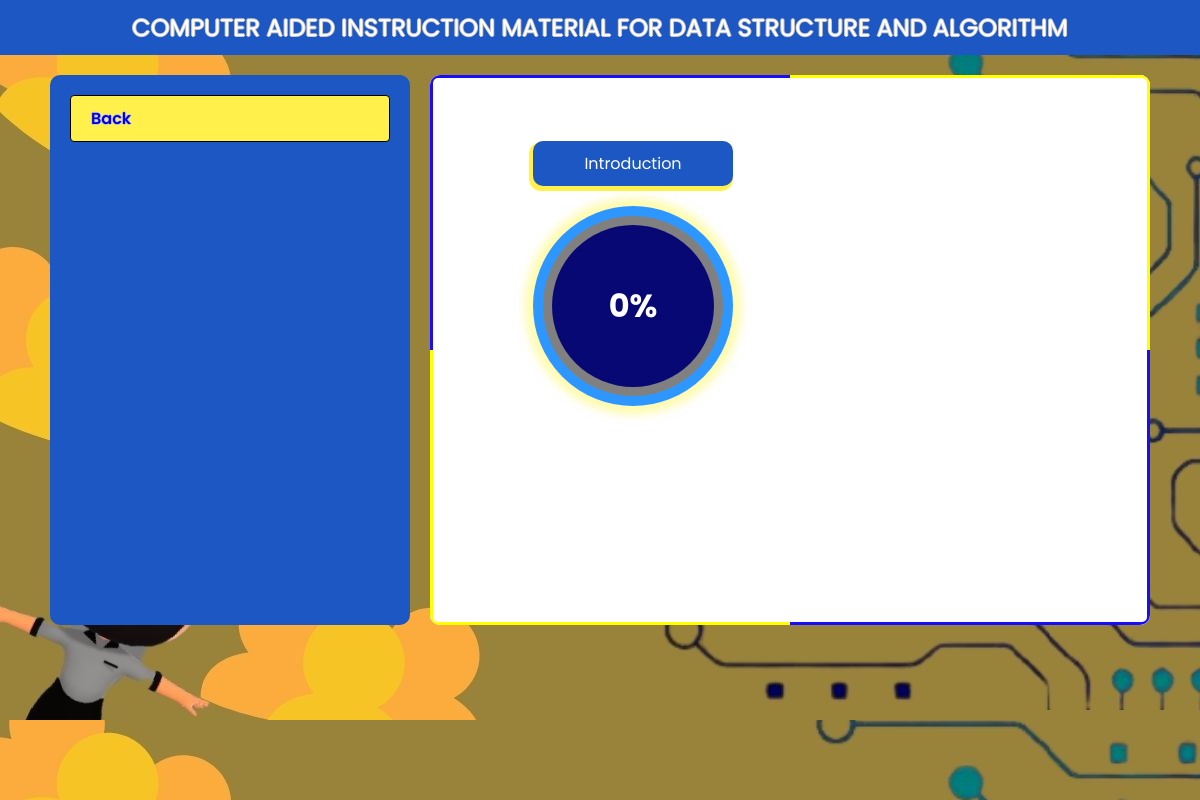
Page /mastery (signed in) on the earlier database version.
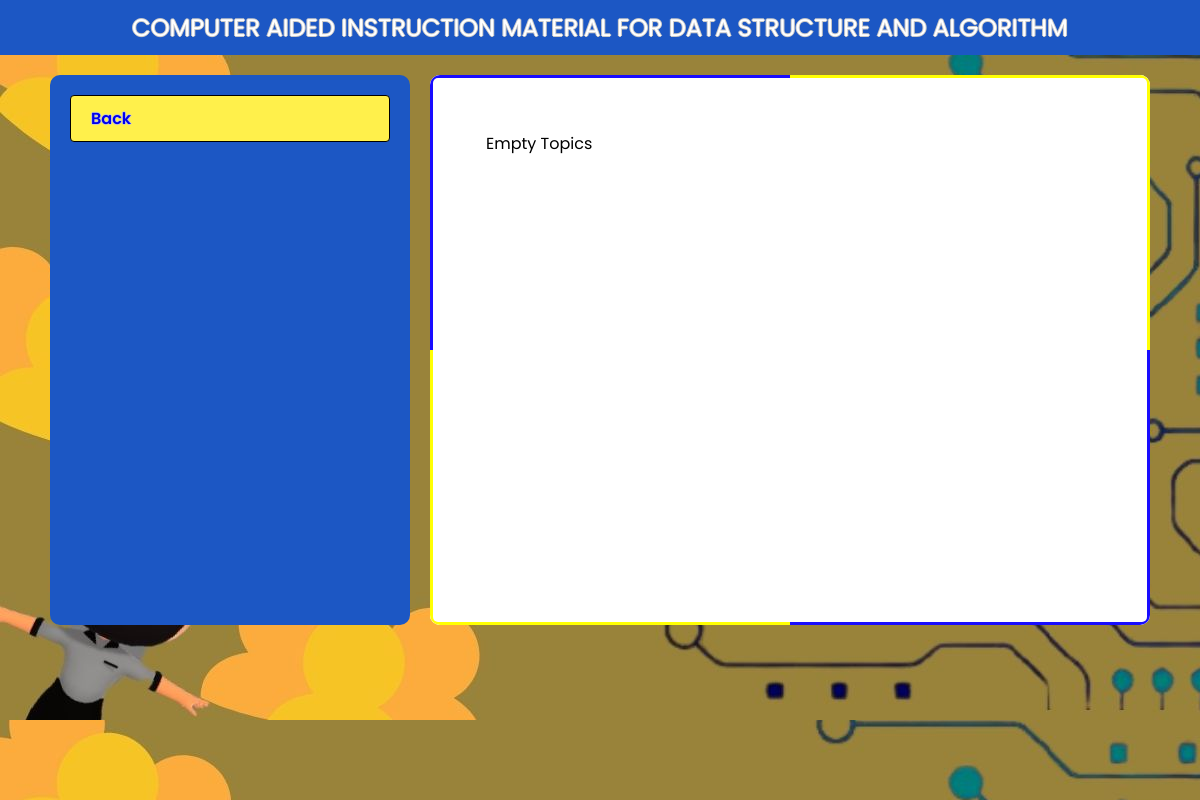
Same page on the later database version.
### tables this page shows
CREATE TABLE `topics` (
  `id` int(11) NOT NULL,
  `title` varchar(1000) NOT NULL
);

### db/TopicDb.php (called while the page is built, shortened)
<?php
require_once 'autoload.php';
class TopicDb
{
    public static function getAllTopics()
    {
        $conn = Database::open();
        $stmt = $conn->prepare("SELECT * FROM topics");
        $stmt->execute();
        $result = $stmt->get_result();
        $topics = array();
        while ($data = $result->fetch_assoc()) {
            $topic = new Topic($data['title']);
            $topic->setId($data['id']);
            array_push($topics, $topic);
        }
        if ($topics == null) {
            throw new Exception('Empty Topics');
        }
        return $topics;
    }
}

### autoload.php (called while the page is built, shortened)
<?php
spl_autoload_register(function ($className) {
    $file = __DIR__ . '\\' . $className . '.php';
    $file = str_replace('\\', DIRECTORY_SEPARATOR, $file);
});

### model/module/Topic.php (called while the page is built, shortened)
<?php
class Topic
{
    private $title;
    public function __construct($title)
    {
        $this->title = $title;
    }
    public function getTitle()
    {
        return $this->title;
    }
}

### db/MasteryDb.php (called while the page is built, shortened)
<?php
class MasteryDb
{
    public static function getPercent($topicId)
    {
        try {
            $userId = $_SESSION['userId'];
            $connection = Database::open();
            $stmt = $connection->prepare("SELECT * from mastery where user_id = ? and topic_id = ?	group by step");
            $stmt->bind_param(
                "sd",
                $userId,
                $topicId
            );
            $stmt->execute();
            $result = $stmt->get_result();
            $totalStep = 0;
            $stmt = $connection->prepare("SELECT * from content where topics = ?");
            $stmt->bind_param(
                "d",
                $topicId
            );
            $stmt->execute();
            $result = $stmt->get_result();
            $totalContent = 0;
            while ($data = $result->fetch_assoc()) {
                $totalContent++;
            }
            if ($totalContent == 0 || $totalStep == 0) {
                throw new Exception('Content is zero');
            }
            return ($totalStep / $totalContent) * 100;
        } catch (Exception $e) {
            return 0;
        }
    }
}

### views/my-progess.php (the view, shortened to what this page needs)
<?php
require_once 'autoload.php';
?>
<!DOCTYPE html>
<html lang="en">
<head>
    <link rel="stylesheet" href="./resources/css/style.css">
</head>
<body onload="load()">
    <section class="main-wrapper bg-dashboard">
        <header class="header">COMPUTER AIDED INSTRUCTION MATERIAL FOR DATA STRUCTURE AND ALGORITHM</header>
        <section class="content">
            <div class="content-left">
                <nav class="nav">
                    <a href="./student" class="nav__link btn">Back</a>
                </nav>
            </div>
            <div class="content-right rainbow">
                <section class="filler">
                    <?php
                    try {
                        $topics = TopicDb::getAllTopics();
                        foreach ($topics as $topic) {
                            $title = $topic->getTitle();
                            $id = $topic->getId();
                            $percent = MasteryDb::getPercent($id);
                            echo "<div class='progress scale'>
                                    <span class='progress-title'>$title</span>
                                        <div class='border'>
                                            <div class='main'>
                                            <label class='value'>$percent</label>
                                            </div>
                                        </div>
                                    </div>";
                        }
                    } catch (Exception  $e) {
                        echo $e->getMessage();
                    }
                    ?>
                </section>
            </div>
        </section>
    </section>
</body>
</html>

### index.php (shortened to what this page needs)
<?php
$request = $_SERVER['REQUEST_URI'];
require_once './autoload.php';
$base = '/caid/';
switch ($request) {
    case $base . 'mastery':
        require __DIR__ . '/views/my-progess.php';
        break;
}

### resources/css/style.css (style rules this page uses)
:root { --color-blue: rgb(28, 87, 196); --color-yellow: #fff04b; }
* { margin: 0; padding: 0; box-sizing: border-box; font-family: "poppins", sans-serif; }
a { text-decoration: none; }
.rainbow { position: relative; z-index: 0; overflow: hidden; border-radius: inherit; }
.rainbow::before { content: ""; position: absolute; z-index: -2; left: -50%; top: -50%; width: 200%; height: 200%; background-color: inherit; background-repeat: no-repeat; background-size: 50% 50%, 50% 50%; background-position: 0 0, 100% 0, 100% 100%, 0 100%; background-image: linear-gradient(#180cff, #180cff), linear-gradient(#ffff03, #ffff03), linear-gradient(#180cff, #180cff), linear-gradient(#ffff03, #ffff03); animation: rotate 15s linear infinite; }
.rainbow::after { content: ""; position: absolute; z-index: -1; left: 3px; top: 3px; width: calc(100% - 6px); height: calc(100% - 6px); background: inherit; border-radius: 5px; animation: opacityChange 5s infinite alternate; }
.main-wrapper { max-width: 1400px; height: 100vh; margin: 0 auto; padding-bottom: 20px; }
.header { text-align: center; color: white; padding-block: 10px; background-color: rgb(28, 87, 196); font-size: 24px; text-shadow: 1px 0 0 rgb(200, 200, 200), 0 -1px 0 rgb(200, 200, 200), 0 1px 0 rgb(200, 200, 200), -1px 0 0 rgb(200, 200, 200); }
.content { height: 90%; display: grid; grid-template-columns: 1fr 2fr; gap: 20px; margin-top: 20px; padding-inline: 50px; }
.nav { padding: 20px; display: flex; flex-direction: column; gap: 10px; }
.nav__link { font-weight: 600; word-break: break-all; }
.content-right, .content-left { height: 100%; max-height: 550px; border-radius: 10px; }
.content-right { background-color: var(--color-blue); }
.content-left { background-color: var(--color-blue); overflow-y: auto; }
.btn { cursor: pointer; padding: 10px 20px; border: 1px solid black; outline: none; background: #fff04b; border-radius: 4px; text-shadow: 1px 0 0 rgb(200, 200, 200), 0 -1px 0 rgb(200, 200, 200), 0 1px 0 rgb(200, 200, 200), -1px 0 0 rgb(200, 200, 200); }
.bg-dashboard { background-image: url("../images/bg/Dashboard.jpg"); }
.scale { transition: transform 0.7s; }
.progress { display: flex; flex-direction: column; gap: 20px; }
.progress-title { color: white; background-color: var(--color-blue); padding: 10px; border-radius: 10px; text-align: center; box-shadow: -2px 3px 1px 2px var(--color-yellow); }

### views/my-progess.php (style rules this page uses)
.content-right { padding: 6px; background-color: white; }
.filler { padding: 50px; height: 100%; display: grid; grid-template-columns: 1fr 1fr; gap: 20px; overflow-y: auto; }
.border { height: 200px; width: 200px; border-radius: 50%; border: 10px solid rgb(46, 151, 255); box-shadow: 0 0 10px 0.5em rgba(255, 247, 86, 0.5); display: flex; justify-content: center; align-items: center; }
.main { background-color: rgb(8, 8, 116); border-radius: 50%; height: 90%; width: 90%; display: flex; justify-content: center; align-items: center; }
.main label { font-size: 2rem; font-weight: bold; font-family: "poppins"; color: white; }
.progress { width: max-content; max-width: 300px; text-align: center; padding: 10px; cursor: pointer; margin: 0 auto; }
.progress-title { display: block; padding: 10px; max-width: 20ch; word-wrap: break-word; }

Differences in the rows shown:
removed topics: title "Introduction", percent "0%"
Other differences:
$e->getMessage(): (not shown) → "Empty Topics"
